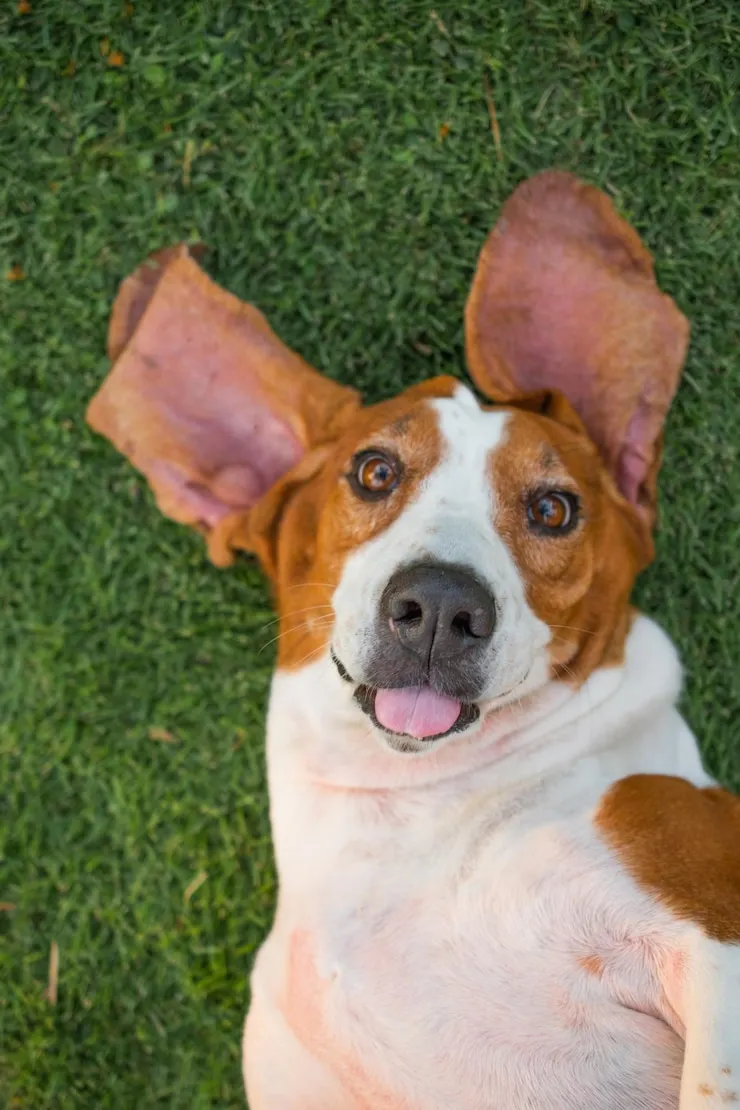
#> input picture Tema_4.2/Sources/Perro.png, 740 x 1110 px, found by its file name
$ python GrayHistograma.py
#> lines starting #> are read from the running program, lines starting #| are printed output that depends on the picture
import cv2
import numpy as np

# Cargamos la imagen en color
img = cv2.imread("Tema_4.2/Sources/Perro.png")
#> img is the input picture: shape (1110, 740, 3); mean B, G, R 86, 116.5, 119.4

# Redimensionamos la imagen a la mitad
alto, ancho = img.shape[:2]
#> alto = 1110; ancho = 740
img_reducida = cv2.resize(img, (ancho // 2, alto // 2))

# Convertimos a escala de grises
gray = cv2.cvtColor(img_reducida, cv2.COLOR_BGR2GRAY)
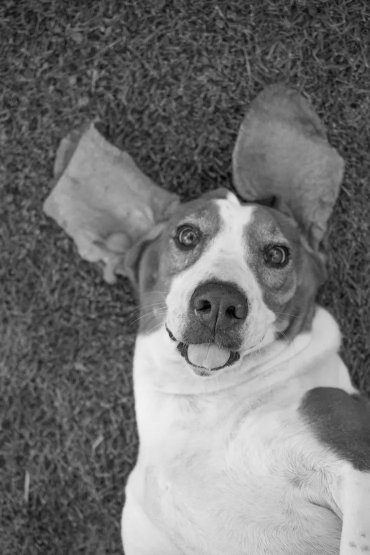
#> gray: shape (555, 370); min 2, max 241, mean 114

# Calculamos el histograma
hist = cv2.calcHist([gray], [0], None, [256], [0, 256])
#> hist = 256 values, max 2690 at index 76, min 0 at index 0, mean 802.1

# Creamos una imagen negra para dibujar el histograma
hist_img = np.zeros((512, 512, 3), np.uint8)
hist_max = np.max(hist)
#> hist_max = 2690

# Dibujamos el histograma
for i in range(256):
    valor = int(hist[i] * 512 / hist_max)
    cv2.line(hist_img, (i * 2, 512), (i * 2, 512 - valor), (255, 255, 255))
#> this loop made 256 passes
#> valor on passes 1 to 3: 0, 0, 0
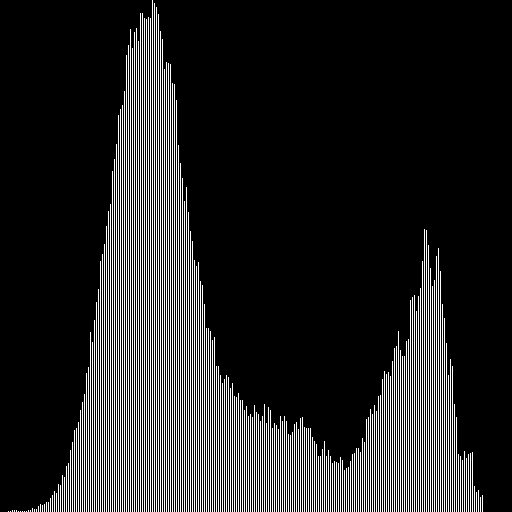
#> hist_img: shape (512, 512, 3); 14.9% white in thin lines or dots

# Mostramos el histograma
cv2.imshow('Histograma', hist_img)
cv2.waitKey(0)
cv2.destroyAllWindows()

# Guardamos el histograma en un archivo CSV
np.savetxt('histograma_opencv.csv', hist, delimiter=',')
